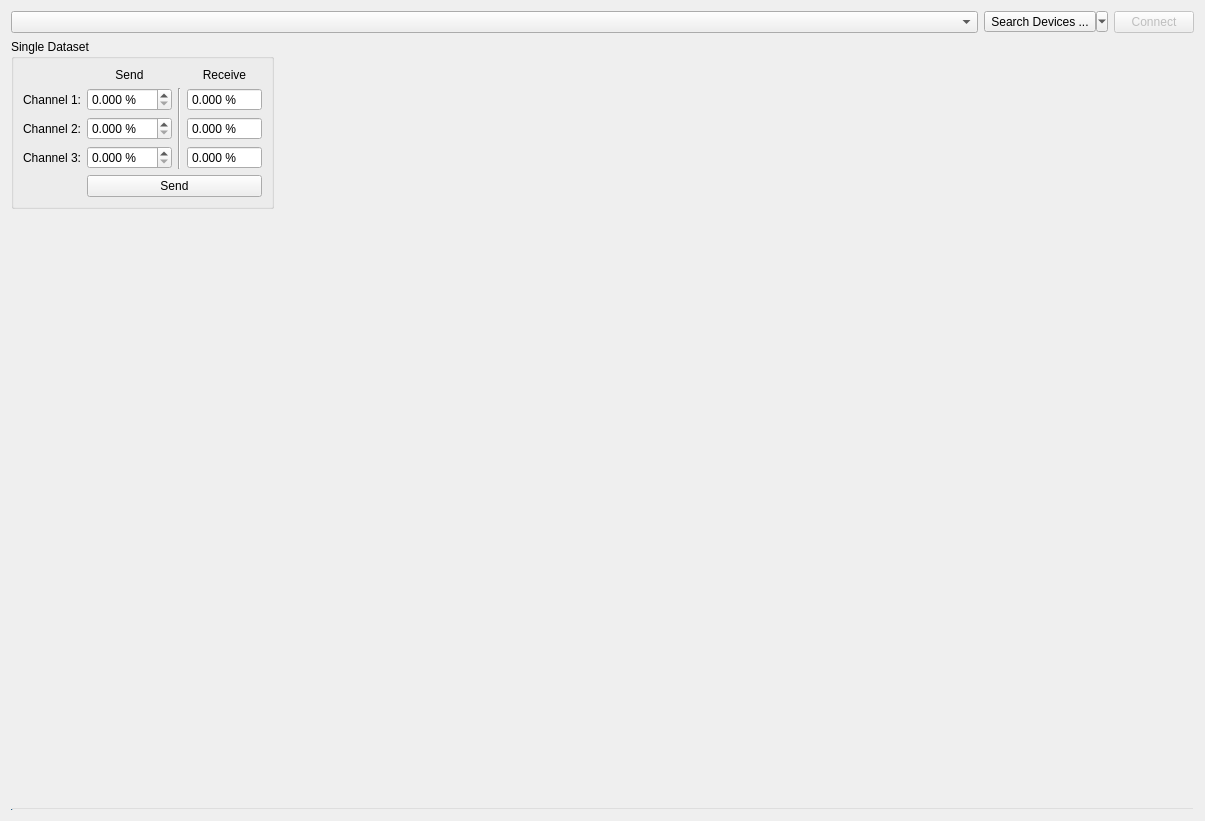
<?xml version="1.0" encoding="UTF-8"?>
<ui version="4.0">
 <class>SpiBoxWidget</class>
 <widget class="QWidget" name="SpiBoxWidget">
  <property name="geometry">
   <rect>
    <x>0</x>
    <y>0</y>
    <width>1205</width>
    <height>821</height>
   </rect>
  </property>
  <property name="windowTitle">
   <string>Form</string>
  </property>
  <layout class="QVBoxLayout" name="verticalLayout_3">
   <item>
    <layout class="QHBoxLayout" name="horizontalLayout">
     <property name="spacing">
      <number>6</number>
     </property>
     <item>
      <widget class="QComboBox" name="devicesComboBox">
       <property name="sizePolicy">
        <sizepolicy hsizetype="Expanding" vsizetype="Fixed">
         <horstretch>0</horstretch>
         <verstretch>0</verstretch>
        </sizepolicy>
       </property>
      </widget>
     </item>
     <item>
      <widget class="QToolButton" name="searchDevicesButton">
       <property name="sizePolicy">
        <sizepolicy hsizetype="Fixed" vsizetype="Fixed">
         <horstretch>0</horstretch>
         <verstretch>0</verstretch>
        </sizepolicy>
       </property>
       <property name="text">
        <string>Search Devices ...</string>
       </property>
       <property name="popupMode">
        <enum>QToolButton::ToolButtonPopupMode::MenuButtonPopup</enum>
       </property>
       <property name="toolButtonStyle">
        <enum>Qt::ToolButtonStyle::ToolButtonTextBesideIcon</enum>
       </property>
       <property name="style" stdset="0">
        <string>pushButton</string>
       </property>
       <property name="alignedWithEdit" stdset="0">
        <bool>true</bool>
       </property>
      </widget>
     </item>
     <item>
      <widget class="QPushButton" name="connectButton">
       <property name="enabled">
        <bool>false</bool>
       </property>
       <property name="sizePolicy">
        <sizepolicy hsizetype="Fixed" vsizetype="Fixed">
         <horstretch>0</horstretch>
         <verstretch>0</verstretch>
        </sizepolicy>
       </property>
       <property name="text">
        <string>Connect</string>
       </property>
      </widget>
     </item>
    </layout>
   </item>
   <item>
    <layout class="QHBoxLayout" name="horizontalLayout_2">
     <property name="spacing">
      <number>12</number>
     </property>
     <property name="rightMargin">
      <number>0</number>
     </property>
     <item>
      <layout class="QVBoxLayout" name="verticalLayout_2">
       <item>
        <widget class="QGroupBox" name="singleDatasetGroupBox">
         <property name="enabled">
          <bool>true</bool>
         </property>
         <property name="minimumSize">
          <size>
           <width>0</width>
           <height>0</height>
          </size>
         </property>
         <property name="title">
          <string>Single Dataset</string>
         </property>
         <layout class="QGridLayout" name="gridLayout">
          <item row="1" column="1">
           <widget class="QDoubleSpinBox" name="singleDatasetSendCh1SpinBox">
            <property name="buttonSymbols">
             <enum>QAbstractSpinBox::ButtonSymbols::UpDownArrows</enum>
            </property>
            <property name="suffix">
             <string> %</string>
            </property>
            <property name="decimals">
             <number>3</number>
            </property>
            <property name="maximum">
             <double>100.000000000000000</double>
            </property>
            <property name="singleStep">
             <double>10.000000000000000</double>
            </property>
           </widget>
          </item>
          <item row="1" column="3">
           <widget class="QDoubleSpinBox" name="singleDatasetReceiveCh1SpinBox">
            <property name="readOnly">
             <bool>true</bool>
            </property>
            <property name="buttonSymbols">
             <enum>QAbstractSpinBox::ButtonSymbols::NoButtons</enum>
            </property>
            <property name="suffix">
             <string> %</string>
            </property>
            <property name="decimals">
             <number>3</number>
            </property>
            <property name="maximum">
             <double>1000.000000000000000</double>
            </property>
           </widget>
          </item>
          <item row="0" column="1">
           <widget class="QLabel" name="label_3">
            <property name="text">
             <string>Send</string>
            </property>
            <property name="alignment">
             <set>Qt::AlignmentFlag::AlignCenter</set>
            </property>
           </widget>
          </item>
          <item row="0" column="3">
           <widget class="QLabel" name="label_4">
            <property name="text">
             <string>Receive</string>
            </property>
            <property name="alignment">
             <set>Qt::AlignmentFlag::AlignCenter</set>
            </property>
           </widget>
          </item>
          <item row="1" column="0">
           <widget class="QLabel" name="label">
            <property name="text">
             <string>Channel 1:</string>
            </property>
           </widget>
          </item>
          <item row="2" column="0">
           <widget class="QLabel" name="label_2">
            <property name="text">
             <string>Channel 2:</string>
            </property>
           </widget>
          </item>
          <item row="3" column="3">
           <widget class="QDoubleSpinBox" name="singleDatasetReceiveCh3SpinBox">
            <property name="readOnly">
             <bool>true</bool>
            </property>
            <property name="buttonSymbols">
             <enum>QAbstractSpinBox::ButtonSymbols::NoButtons</enum>
            </property>
            <property name="suffix">
             <string> %</string>
            </property>
            <property name="decimals">
             <number>3</number>
            </property>
            <property name="maximum">
             <double>1000.000000000000000</double>
            </property>
           </widget>
          </item>
          <item row="2" column="3">
           <widget class="QDoubleSpinBox" name="singleDatasetReceiveCh2SpinBox">
            <property name="readOnly">
             <bool>true</bool>
            </property>
            <property name="buttonSymbols">
             <enum>QAbstractSpinBox::ButtonSymbols::NoButtons</enum>
            </property>
            <property name="suffix">
             <string> %</string>
            </property>
            <property name="decimals">
             <number>3</number>
            </property>
            <property name="maximum">
             <double>1000.000000000000000</double>
            </property>
           </widget>
          </item>
          <item row="3" column="1">
           <widget class="QDoubleSpinBox" name="singleDatasetSendCh3SpinBox">
            <property name="readOnly">
             <bool>false</bool>
            </property>
            <property name="buttonSymbols">
             <enum>QAbstractSpinBox::ButtonSymbols::UpDownArrows</enum>
            </property>
            <property name="suffix">
             <string> %</string>
            </property>
            <property name="decimals">
             <number>3</number>
            </property>
            <property name="maximum">
             <double>100.000000000000000</double>
            </property>
            <property name="singleStep">
             <double>10.000000000000000</double>
            </property>
           </widget>
          </item>
          <item row="3" column="0">
           <widget class="QLabel" name="label_5">
            <property name="text">
             <string>Channel 3:</string>
            </property>
           </widget>
          </item>
          <item row="4" column="1" colspan="3">
           <widget class="QPushButton" name="sendSingleButton">
            <property name="text">
             <string>Send</string>
            </property>
           </widget>
          </item>
          <item row="1" column="2" rowspan="3">
           <widget class="Line" name="line">
            <property name="minimumSize">
             <size>
              <width>0</width>
              <height>0</height>
             </size>
            </property>
            <property name="orientation">
             <enum>Qt::Orientation::Vertical</enum>
            </property>
           </widget>
          </item>
          <item row="2" column="1">
           <widget class="QDoubleSpinBox" name="singleDatasetSendCh2SpinBox">
            <property name="buttonSymbols">
             <enum>QAbstractSpinBox::ButtonSymbols::UpDownArrows</enum>
            </property>
            <property name="suffix">
             <string> %</string>
            </property>
            <property name="decimals">
             <number>3</number>
            </property>
            <property name="maximum">
             <double>100.000000000000000</double>
            </property>
            <property name="singleStep">
             <double>10.000000000000000</double>
            </property>
           </widget>
          </item>
         </layout>
        </widget>
       </item>
       <item>
        <spacer name="verticalSpacer">
         <property name="orientation">
          <enum>Qt::Orientation::Vertical</enum>
         </property>
         <property name="sizeHint" stdset="0">
          <size>
           <width>20</width>
           <height>40</height>
          </size>
         </property>
        </spacer>
       </item>
      </layout>
     </item>
     <item>
      <layout class="QVBoxLayout" name="verticalLayout_4">
       <property name="spacing">
        <number>0</number>
       </property>
       <property name="topMargin">
        <number>0</number>
       </property>
       <item>
        <widget class="MplWidget" name="waveformPlot" native="true">
         <property name="sizePolicy">
          <sizepolicy hsizetype="Expanding" vsizetype="Expanding">
           <horstretch>0</horstretch>
           <verstretch>0</verstretch>
          </sizepolicy>
         </property>
        </widget>
       </item>
      </layout>
     </item>
    </layout>
   </item>
   <item>
    <widget class="TimedProgressBar" name="moveProgressBar">
     <property name="maximumSize">
      <size>
       <width>16777215</width>
       <height>3</height>
      </size>
     </property>
     <property name="styleSheet">
      <string notr="true">QProgressBar { background: transparent;}</string>
     </property>
     <property name="value">
      <number>0</number>
     </property>
     <property name="textVisible">
      <bool>false</bool>
     </property>
    </widget>
   </item>
  </layout>
 </widget>
 <customwidgets>
  <customwidget>
   <class>MplWidget</class>
   <extends>QWidget</extends>
   <header location="global">pisoworks.mplcanvas</header>
   <container>1</container>
  </customwidget>
  <customwidget>
   <class>TimedProgressBar</class>
   <extends>QProgressBar</extends>
   <header location="global">pisoworks.timed_progress_bar</header>
  </customwidget>
 </customwidgets>
 <resources/>
 <connections/>
</ui>
